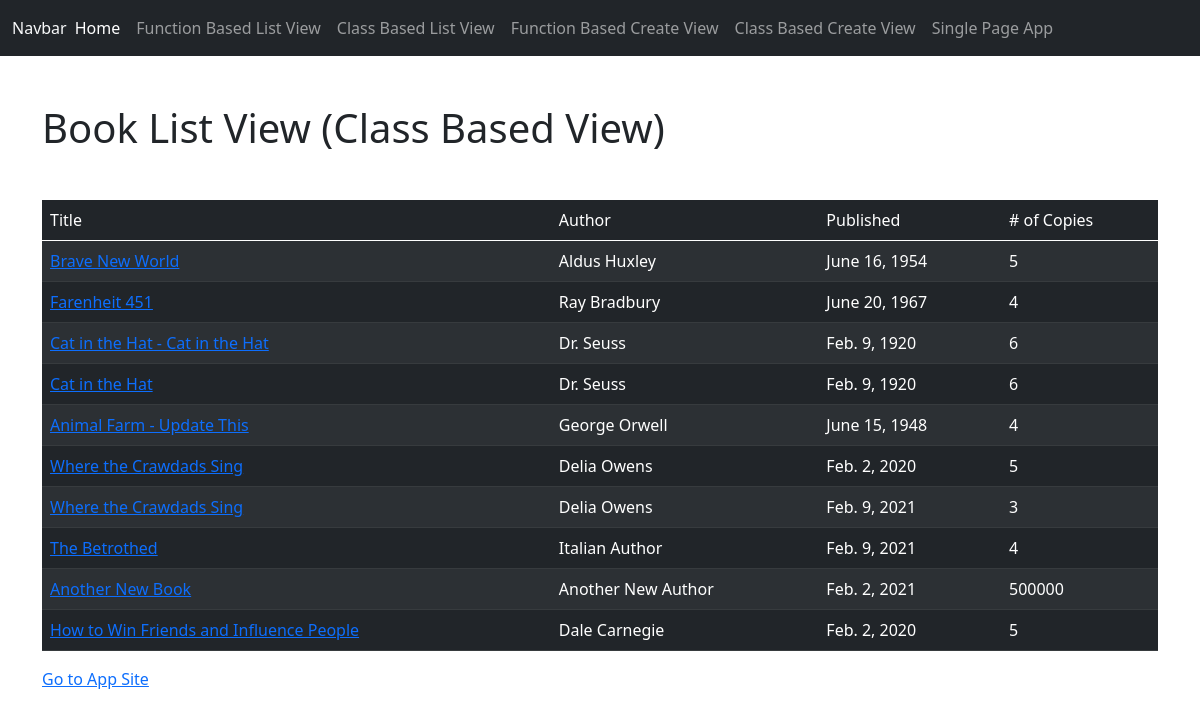
Screenshot of /firstapp/BookListView with the database file from the repository.
### firstapp/models.py (models this page shows, shortened)
class Book(models.Model):
	title = models.CharField(max_length=200, null=True, blank=True)
	author = models.CharField(max_length=200, null=True, blank=True)
	published_date = models.DateField()
	number_of_copies = models.IntegerField()

### firstapp/views.py (the view)
# urls.py: path('BookListView', views.BookListView.as_view(), name='BookListView'),
class BookListView(ListView):
	model = Book

### firstapp/templates/firstapp/book_list.html
{% extends 'base.html' %}
{% block content %}
<div class="my-5">
	<h1>Book List View (Class Based View)</h1>
</div>
<table class="table table-dark table-striped text-white">
	<thead>
		<td>Title</td>
		<td>Author</td>
		<td>Published</td>
		<td># of Copies</td>
	</thead>
	<tbody>
		{% for book in book_list %}
			<tr>
				<td><a href="{% url 'firstapp:BookDetailView' pk=book.pk %}">{{book.title}}</a></td>
				<td>{{book.author}}</td>
				<td>{{book.published_date}}</td>
				<td>{{book.number_of_copies}}</td>
			</tr>
		{% endfor %}
	</tbody>
</table>
<a href="{% url 'firstapp:firstapp_index' %}">Go to App Site</a>
{% endblock %}

### rows the page displays
Book: title "Brave New World", author "Aldus Huxley", published_date "June 16, 1954", number_of_copies "5"
Book: title "Farenheit 451", author "Ray Bradbury", published_date "June 20, 1967", number_of_copies "4"
Book: title "Cat in the Hat - Cat in the Hat", author "Dr. Seuss", published_date "Feb. 9, 1920", number_of_copies "6"
Book: title "Cat in the Hat", author "Dr. Seuss", published_date "Feb. 9, 1920", number_of_copies "6"
Book: title "Animal Farm - Update This", author "George Orwell", published_date "June 15, 1948", number_of_copies "4"
Book: title "Where the Crawdads Sing", author "Delia Owens", published_date "Feb. 2, 2020", number_of_copies "5"
Book: title "Where the Crawdads Sing", author "Delia Owens", published_date "Feb. 9, 2021", number_of_copies "3"
Book: title "The Betrothed", author "Italian Author", published_date "Feb. 9, 2021", number_of_copies "4"
Book: title "Another New Book", author "Another New Author", published_date "Feb. 2, 2021", number_of_copies "500000"
Book: title "How to Win Friends and Influence People", author "Dale Carnegie", published_date "Feb. 2, 2020", number_of_copies "5"
